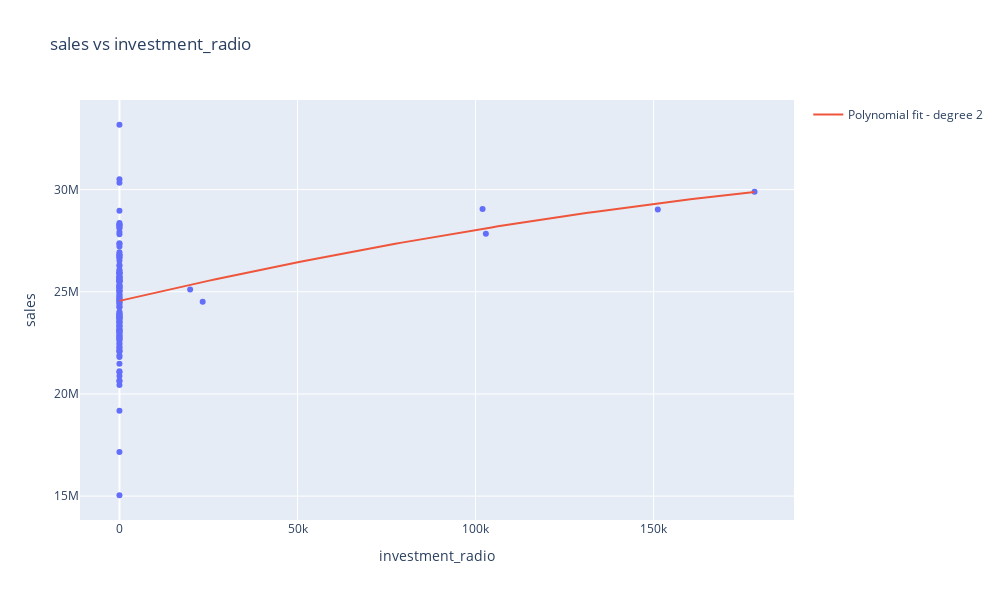

The notebook cell saved with this chart:
### Code cell
scatter_polynomial(df=df_week, 
                   x_col_name='investment_radio', 
                   y_col_name='sales', 
                   degree=2
                   )
